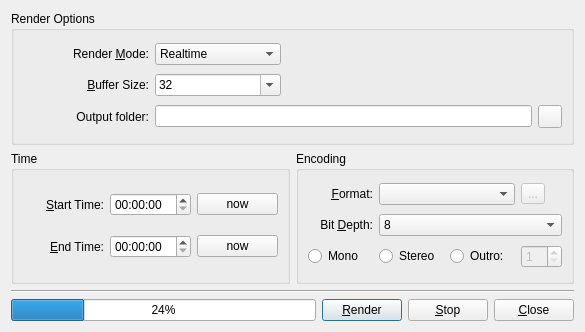
<?xml version="1.0" encoding="UTF-8"?>
<ui version="4.0">
 <class>RenderW</class>
 <widget class="QDialog" name="RenderW">
  <property name="geometry">
   <rect>
    <x>0</x>
    <y>0</y>
    <width>585</width>
    <height>332</height>
   </rect>
  </property>
  <property name="windowTitle">
   <string>Render</string>
  </property>
  <layout class="QGridLayout" name="gridLayout_3">
   <item row="3" column="0" colspan="2">
    <layout class="QHBoxLayout" name="horizontalLayout_2">
     <item>
      <widget class="QProgressBar" name="progressBar">
       <property name="value">
        <number>24</number>
       </property>
      </widget>
     </item>
     <item>
      <widget class="QPushButton" name="b_render">
       <property name="text">
        <string>&amp;Render</string>
       </property>
       <property name="icon">
        <iconset resource="../icons/icons.qrc">
         <normaloff>:/16x16/media-record.png</normaloff>:/16x16/media-record.png</iconset>
       </property>
      </widget>
     </item>
     <item>
      <widget class="QPushButton" name="b_stop">
       <property name="text">
        <string>&amp;Stop</string>
       </property>
       <property name="icon">
        <iconset resource="../icons/icons.qrc">
         <normaloff>:/16x16/media-playback-stop.png</normaloff>:/16x16/media-playback-stop.png</iconset>
       </property>
      </widget>
     </item>
     <item>
      <widget class="QPushButton" name="b_close">
       <property name="text">
        <string>&amp;Close</string>
       </property>
       <property name="icon">
        <iconset resource="../icons/icons.qrc">
         <normaloff>:/16x16/window-close.png</normaloff>:/16x16/window-close.png</iconset>
       </property>
      </widget>
     </item>
    </layout>
   </item>
   <item row="2" column="0" colspan="2">
    <widget class="Line" name="line">
     <property name="orientation">
      <enum>Qt::Horizontal</enum>
     </property>
    </widget>
   </item>
   <item row="0" column="0" colspan="2">
    <widget class="QGroupBox" name="group_render">
     <property name="title">
      <string>Render Options</string>
     </property>
     <layout class="QGridLayout" name="gridLayout_2">
      <item row="0" column="0">
       <widget class="QLabel" name="label">
        <property name="text">
         <string>Render &amp;Mode:</string>
        </property>
        <property name="alignment">
         <set>Qt::AlignRight|Qt::AlignTrailing|Qt::AlignVCenter</set>
        </property>
        <property name="buddy">
         <cstring>cb_render_mode</cstring>
        </property>
       </widget>
      </item>
      <item row="0" column="1">
       <widget class="QComboBox" name="cb_render_mode">
        <item>
         <property name="text">
          <string>Realtime</string>
         </property>
        </item>
        <item>
         <property name="text">
          <string>Freewheel</string>
         </property>
        </item>
       </widget>
      </item>
      <item row="0" column="2">
       <spacer name="horizontalSpacer">
        <property name="orientation">
         <enum>Qt::Horizontal</enum>
        </property>
        <property name="sizeType">
         <enum>QSizePolicy::Fixed</enum>
        </property>
        <property name="sizeHint" stdset="0">
         <size>
          <width>275</width>
          <height>20</height>
         </size>
        </property>
       </spacer>
      </item>
      <item row="1" column="0">
       <widget class="QLabel" name="label_2">
        <property name="text">
         <string>&amp;Buffer Size:</string>
        </property>
        <property name="alignment">
         <set>Qt::AlignRight|Qt::AlignTrailing|Qt::AlignVCenter</set>
        </property>
        <property name="buddy">
         <cstring>cb_buffer_size</cstring>
        </property>
       </widget>
      </item>
      <item row="1" column="1">
       <widget class="QComboBox" name="cb_buffer_size">
        <property name="editable">
         <bool>true</bool>
        </property>
        <item>
         <property name="text">
          <string>32</string>
         </property>
        </item>
        <item>
         <property name="text">
          <string>64</string>
         </property>
        </item>
        <item>
         <property name="text">
          <string>128</string>
         </property>
        </item>
        <item>
         <property name="text">
          <string>256</string>
         </property>
        </item>
        <item>
         <property name="text">
          <string>512</string>
         </property>
        </item>
        <item>
         <property name="text">
          <string>1024</string>
         </property>
        </item>
        <item>
         <property name="text">
          <string>2048</string>
         </property>
        </item>
        <item>
         <property name="text">
          <string>4096</string>
         </property>
        </item>
        <item>
         <property name="text">
          <string>8192</string>
         </property>
        </item>
       </widget>
      </item>
      <item row="1" column="2">
       <spacer name="horizontalSpacer_2">
        <property name="orientation">
         <enum>Qt::Horizontal</enum>
        </property>
        <property name="sizeType">
         <enum>QSizePolicy::Fixed</enum>
        </property>
        <property name="sizeHint" stdset="0">
         <size>
          <width>275</width>
          <height>20</height>
         </size>
        </property>
       </spacer>
      </item>
      <item row="2" column="0">
       <widget class="QLabel" name="label_3">
        <property name="text">
         <string>Output folder:</string>
        </property>
        <property name="alignment">
         <set>Qt::AlignRight|Qt::AlignTrailing|Qt::AlignVCenter</set>
        </property>
       </widget>
      </item>
      <item row="2" column="1" colspan="2">
       <layout class="QHBoxLayout" name="horizontalLayout">
        <item>
         <widget class="QLineEdit" name="le_folder"/>
        </item>
        <item>
         <widget class="QToolButton" name="b_open">
          <property name="text">
           <string/>
          </property>
          <property name="icon">
           <iconset resource="../icons/icons.qrc">
            <normaloff>:/16x16/document-open.png</normaloff>:/16x16/document-open.png</iconset>
          </property>
         </widget>
        </item>
       </layout>
      </item>
     </layout>
    </widget>
   </item>
   <item row="1" column="0">
    <widget class="QGroupBox" name="group_time">
     <property name="title">
      <string>Time</string>
     </property>
     <layout class="QGridLayout" name="gridLayout_4">
      <item row="0" column="0">
       <widget class="QLabel" name="label_4">
        <property name="text">
         <string>&amp;Start Time:</string>
        </property>
        <property name="alignment">
         <set>Qt::AlignRight|Qt::AlignTrailing|Qt::AlignVCenter</set>
        </property>
        <property name="buddy">
         <cstring>te_start</cstring>
        </property>
       </widget>
      </item>
      <item row="0" column="1">
       <widget class="QTimeEdit" name="te_start">
        <property name="displayFormat">
         <string>hh:mm:ss</string>
        </property>
       </widget>
      </item>
      <item row="1" column="0">
       <widget class="QLabel" name="label_5">
        <property name="text">
         <string>&amp;End Time:</string>
        </property>
        <property name="alignment">
         <set>Qt::AlignRight|Qt::AlignTrailing|Qt::AlignVCenter</set>
        </property>
        <property name="buddy">
         <cstring>te_end</cstring>
        </property>
       </widget>
      </item>
      <item row="1" column="1">
       <widget class="QTimeEdit" name="te_end">
        <property name="displayFormat">
         <string>hh:mm:ss</string>
        </property>
       </widget>
      </item>
      <item row="0" column="2">
       <widget class="QPushButton" name="b_now_start">
        <property name="text">
         <string>now</string>
        </property>
       </widget>
      </item>
      <item row="1" column="2">
       <widget class="QPushButton" name="b_now_end">
        <property name="text">
         <string>now</string>
        </property>
       </widget>
      </item>
     </layout>
    </widget>
   </item>
   <item row="1" column="1">
    <widget class="QGroupBox" name="group_encoding">
     <property name="title">
      <string>Encoding</string>
     </property>
     <layout class="QGridLayout" name="gridLayout">
      <item row="0" column="0">
       <widget class="QLabel" name="label_6">
        <property name="text">
         <string>&amp;Format:</string>
        </property>
        <property name="alignment">
         <set>Qt::AlignRight|Qt::AlignTrailing|Qt::AlignVCenter</set>
        </property>
        <property name="buddy">
         <cstring>cb_format</cstring>
        </property>
       </widget>
      </item>
      <item row="0" column="1" colspan="2">
       <widget class="QComboBox" name="cb_format"/>
      </item>
      <item row="0" column="3">
       <widget class="QToolButton" name="tb_format">
        <property name="enabled">
         <bool>false</bool>
        </property>
        <property name="text">
         <string>...</string>
        </property>
       </widget>
      </item>
      <item row="1" column="0">
       <widget class="QLabel" name="label_7">
        <property name="text">
         <string>Bit &amp;Depth:</string>
        </property>
        <property name="alignment">
         <set>Qt::AlignRight|Qt::AlignTrailing|Qt::AlignVCenter</set>
        </property>
        <property name="buddy">
         <cstring>cb_depth</cstring>
        </property>
       </widget>
      </item>
      <item row="1" column="1" colspan="3">
       <widget class="QComboBox" name="cb_depth">
        <item>
         <property name="text">
          <string notr="true">8</string>
         </property>
        </item>
        <item>
         <property name="text">
          <string notr="true">16</string>
         </property>
        </item>
        <item>
         <property name="text">
          <string notr="true">24</string>
         </property>
        </item>
        <item>
         <property name="text">
          <string notr="true">32</string>
         </property>
        </item>
        <item>
         <property name="text">
          <string notr="true">Float</string>
         </property>
        </item>
       </widget>
      </item>
      <item row="2" column="0">
       <widget class="QRadioButton" name="rb_mono">
        <property name="text">
         <string>Mono</string>
        </property>
       </widget>
      </item>
      <item row="2" column="1">
       <widget class="QRadioButton" name="rb_stereo">
        <property name="text">
         <string>Stereo</string>
        </property>
       </widget>
      </item>
      <item row="2" column="2">
       <widget class="QRadioButton" name="rb_outro">
        <property name="text">
         <string>Outro:</string>
        </property>
       </widget>
      </item>
      <item row="2" column="3">
       <widget class="QSpinBox" name="sb_channels">
        <property name="enabled">
         <bool>false</bool>
        </property>
        <property name="minimum">
         <number>1</number>
        </property>
       </widget>
      </item>
     </layout>
    </widget>
   </item>
  </layout>
 </widget>
 <resources>
  <include location="../icons/icons.qrc"/>
 </resources>
 <connections>
  <connection>
   <sender>b_close</sender>
   <signal>clicked()</signal>
   <receiver>RenderW</receiver>
   <slot>close()</slot>
   <hints>
    <hint type="sourcelabel">
     <x>465</x>
     <y>343</y>
    </hint>
    <hint type="destinationlabel">
     <x>258</x>
     <y>183</y>
    </hint>
   </hints>
  </connection>
  <connection>
   <sender>rb_outro</sender>
   <signal>toggled(bool)</signal>
   <receiver>sb_channels</receiver>
   <slot>setEnabled(bool)</slot>
   <hints>
    <hint type="sourcelabel">
     <x>405</x>
     <y>259</y>
    </hint>
    <hint type="destinationlabel">
     <x>484</x>
     <y>255</y>
    </hint>
   </hints>
  </connection>
 </connections>
</ui>
